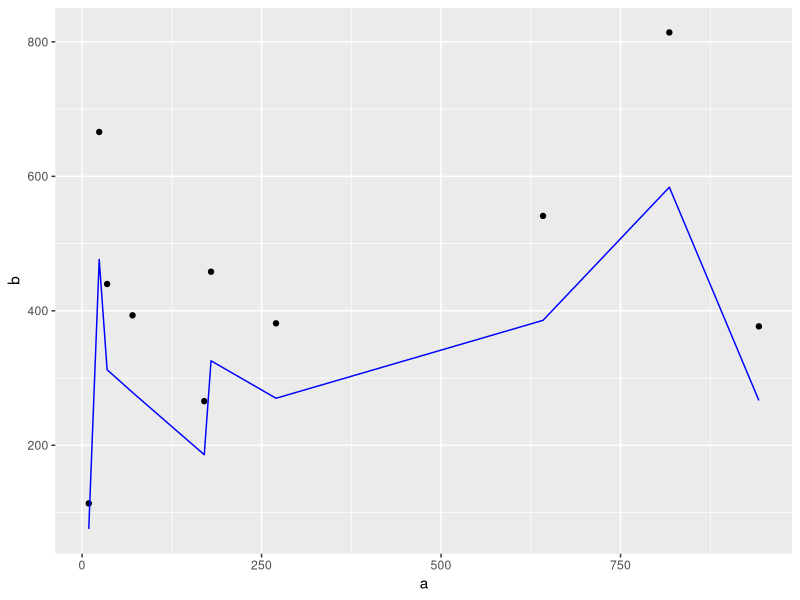
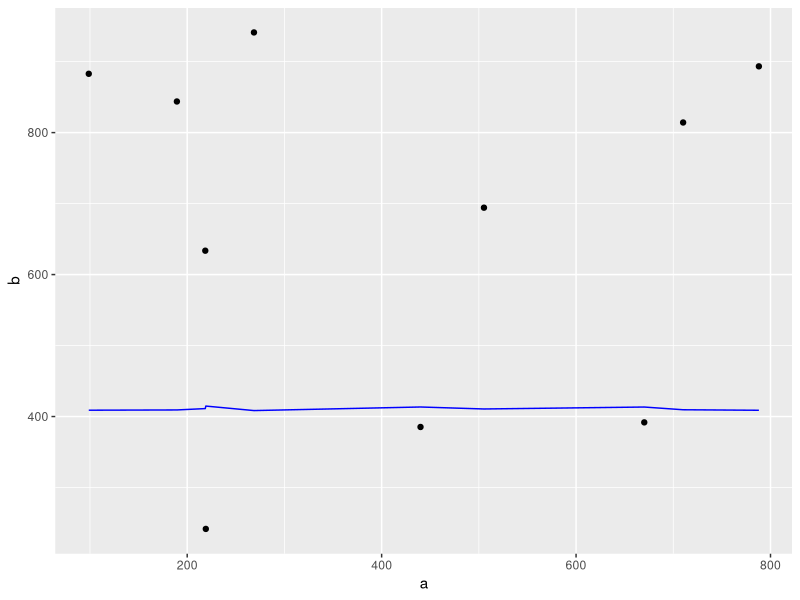
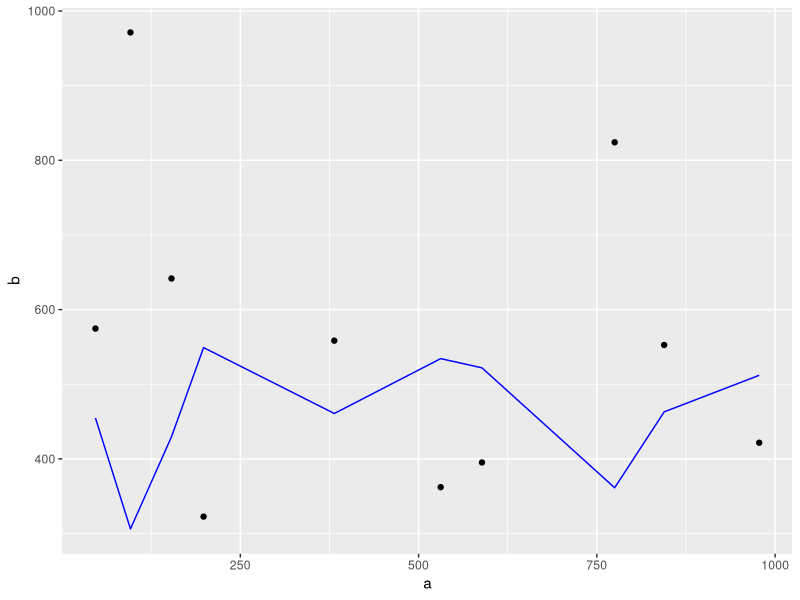
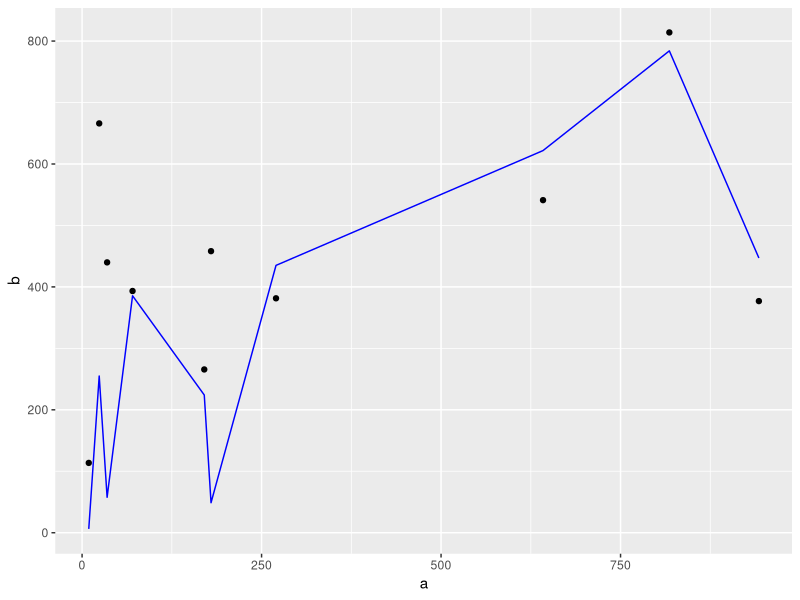
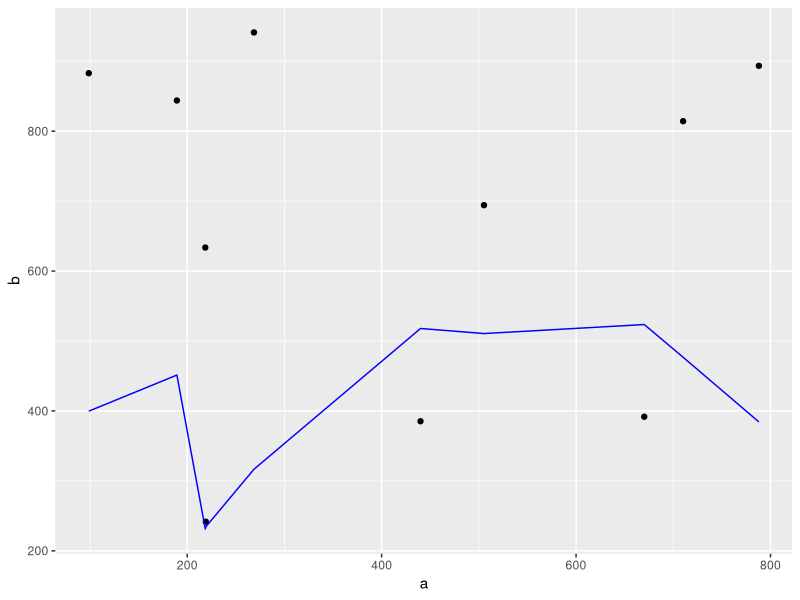
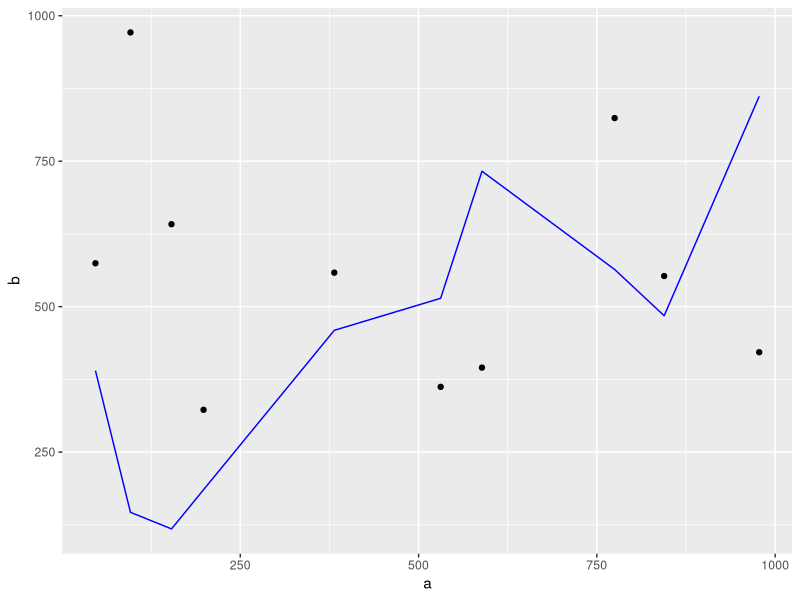

Generate these figures, in order, with R:
## ---- chunk 1
knitr::opts_chunk$set(echo = TRUE)

set.seed(12L)
## ---- chunk 2
library(tidyverse)
library(broom)
## ---- chunk 3
c(1,2,3) %>% map(function(a) a^0.5)
## ---- chunk 4
c(1,2,3) %>% map(function(a) {a^0.5})
## ---- chunk 5
c(1,2,3) %>% map(sqrt)
## ---- chunk 6
tibble(a=c(4,3,5), b=c(8,9,5)) %>%  map(sqrt)
## ---- chunk 7
c(1,2,3) %>% map(~sqrt(.))
## ---- chunk 8
map2(c(1,3), c(4,8), function(a,b) a*b)
## ---- chunk 9
map2(c(1,3), c(4,8), ~(..1)*(..2))
## ---- chunk 10
c(1,3) %>% map2(c(4,8), ~(..1)*(..2))
## ---- chunk 11
list(list(5, 27, 50), list(1000, 1000, 1000)) %>%
  pmap(function(a,b)a*b)
## ---- chunk 12
list(list(5, 27, 50), list(1000, 1000, 1000), list(10, 2, 90)) %>% 
  pmap(~(..1)*(..2)*(..3))
## ---- chunk 13
tibble(
  a = c(5, 27, 50),
  b = c(1000, 1000, 1000),
  c = c(10, 2, 90)
) %>%
  pmap( ~ (..1) * (..2) * (..3))
## ---- chunk 14
library(glue)
tibble(
  a = c(5, 27, 50),
  b = c(1000, 1000, 1000),
  c = c(10, 2, 90)
) %>%
  pmap(~ "a: {..1},  b:{..2}, c:{..3}" %>% glue())
## ---- chunk 15
multiply <- function(a, b) {
  a * b
}
## ---- chunk 16
list(list(5, 27, 50), list(1000, 1000, 1000)) %>%
  pmap( ~ multiply(..1, ..2))
## ---- chunk 17
data <-  tibble(group = "1",
                a = runif(10, 1, 1000),
                b = runif(10, 1, 1000)) %>%
  bind_rows(tibble(
    group = "2",
    a = runif(10, 1, 1000),
    b = runif(10, 1, 1000)
  )) %>%
  bind_rows(tibble(
    group = "3",
    a = runif(10, 1, 1000),
    b = runif(10, 1, 1000)
  ))
## ---- chunk 18
plot_fit <- function(data) {
  data %>% 
    ggplot(aes(x = a)) +
    geom_point(aes(y = b)) +
    geom_line(aes(y = .fitted), color = "blue") 
}
## ---- chunk 19
data <- data %>%
  group_by(group) %>%
  nest() %>%
  mutate(
    pca = map(data, ~ prcomp(., center = T, scale = T)),
    loess = map(data, ~ loess(a ~ b, .)),
    lm = map(data, ~ lm(a ~ b, .)),
    loess_augmented = map(loess, augment),
    lm_tidy = map(lm, tidy),
    lm_glance = map(lm, glance),
    lm_augmented = map(lm, augment),
    pca_augmented = map2(pca, data,   ~ augment(.x, data = .y)),
    pca_tidy = map2(pca, data, ~ augment(.x, data = .y)),
    loess_plot= map(loess_augmented, ~plot_fit(.)),
    lm_plot = map(lm_augmented, ~plot_fit(.))
  ) %>% 
  ungroup()
## ---- chunk 20
data %>% pull(lm_plot)
## ---- chunk 21

data %>% pull(loess_plot)
